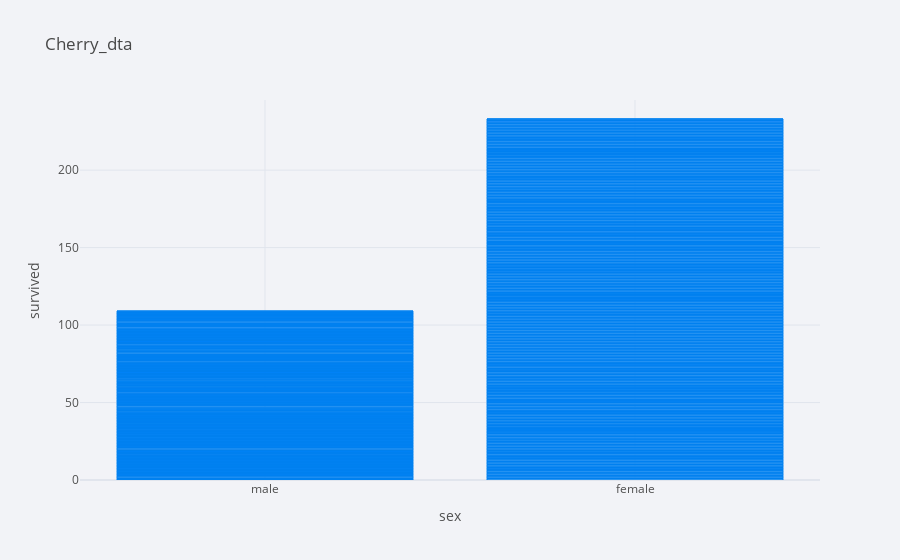

Here is the notebook cell this chart was saved with:
### Code cell
titanic.iplot(kind='bar',x='sex',y='survived',xTitle = 'sex',yTitle='survived',title = "Cherry_dta",)

### Figure 1 — Plotly figure (JSON) as saved in the notebook; plotly's stock layout.template omitted (floating-point values rounded to 4 significant figures; data arrays with more than 128 entries replaced by an {"elided": "..."} marker saying what was removed)
{"data": [{"marker": {"color": "rgba(0, 128, 240, 0.6)", "line": {"color": "rgba(0, 128, 240, 1.0)", "width": 1}}, "name": "survived", "orientation": "v", "text": "", "type": "bar", "x": {"elided": "891 str values"}, "y": {"elided": "891 int values"}}], "layout": {"autosize": true, "legend": {"bgcolor": "#F2F3F7", "font": {"color": "#505050"}}, "paper_bgcolor": "#F2F3F7", "plot_bgcolor": "#F2F3F7", "title": {"font": {"color": "#484848"}, "text": "Cherry_dta"}, "xaxis": {"autorange": true, "gridcolor": "#E1E5ED", "range": [-0.5, 1.5], "showgrid": true, "tickfont": {"color": "#505050"}, "title": {"font": {"color": "#505050"}, "text": "sex"}, "type": "category", "zerolinecolor": "#E1E5ED"}, "yaxis": {"autorange": true, "gridcolor": "#E1E5ED", "range": [0, 245.3], "showgrid": true, "tickfont": {"color": "#505050"}, "title": {"font": {"color": "#505050"}, "text": "survived"}, "type": "linear", "zerolinecolor": "#E1E5ED"}}}
